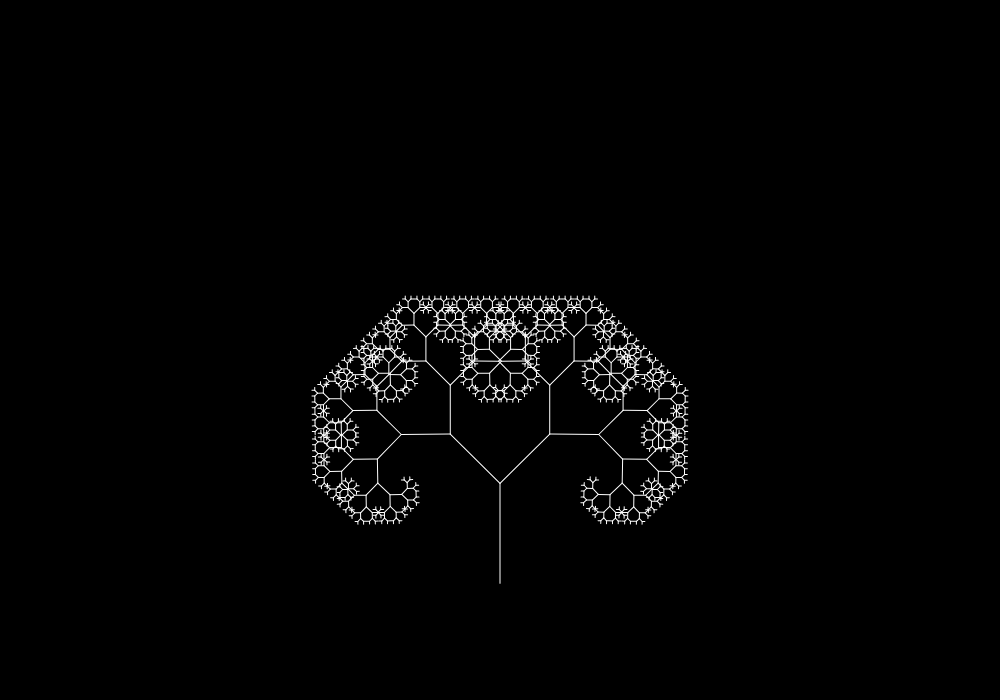
Frame 1 (no input)
Frame 60 (no input): identical to frame 1, image omitted
Frame 120 (the mouse pressed at the canvas centre since frame 60): identical to frame 1, image omitted

The p5.js sketch that drew this single still picture (run headless with seeded random() and noise() and a simulated clock; from frame 60 on, the mouse is pressed at the canvas centre):

// p5.js sketch
// ── sketch.js
var slider; // Create a variable slider
var slider2; // Create a variable slider2

function setup() {
	createCanvas(1000, 700); // Set canva size
	var angle = PI / 4; // Set initial angle 45 degree
	var shrink; // Set a variable shrink factor
	slider = createSlider(0, TWO_PI, PI / 4, 0.01); // Create a slide for angle control
	slider2 = createSlider(0, 0.8, 0.7, 0.0001); // Create a slider for shrink factor
}

function draw() {
    background(0); // Set background
	angle = slider.value(); // Get the current angle value from the slider
	shrink = slider2.value(); // Get the current shrink value from the second slider
    print(shrink); // Print the shrink value to the console
	stroke(255); // Set stroke
	translate(width/2, height/1.2); // Move the origin to the center of the canvas
	branch(100); // Start the recursive branch drawing with an initial length of 100
}

function branch(len) {
	line(0, 0, 0, -len); // Draw current branch
	translate(0, -len); // Move to the end of the current branch
	if (len > 4) { // If the branch length > 4
		push();	
		rotate(angle); // Rotate angle speciality
		branch(len * shrink); // Recursively draw the right branch with reduced length
		pop();	// Restore the previous coordinate system	
		push(); // Save the current coordinate system again
		rotate(-angle); // Rotate in opposite
		branch(len * shrink); // 递归绘制左侧分支
		pop(); 	// Restore
	}
}
